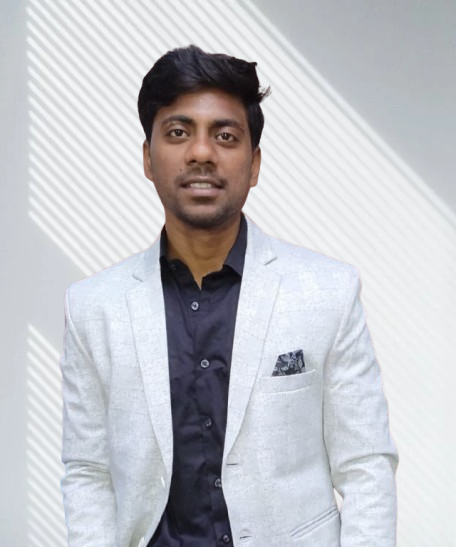
#> input picture source-photo.jpg, 456 x 547 px
$ python prep_photo_pillow.py
#> lines starting #> are read from the running program, lines starting #| are printed output that depends on the picture; after the words box and inside, x2 and y2 are one past the last pixel; in counts of white or black regions, pixels touching at a corner belong together
#!/usr/bin/env python3
"""
Enhanced: Prepare a portrait photo for clean ASCII conversion using PIL (Pillow) & NumPy.

New features:
- Configurable background detection threshold
- Multiple background detection methods (top, corners, edges, automatic)
- Output quality controls (DPI, format options)
- Better error handling and validation
- Debug mode with visualization
- Facial enhancement for better contrast preservation
"""
import os
import sys
import json
import argparse
from pathlib import Path
from typing import Tuple, Optional, Dict, Any

try:
    import numpy as np
    from PIL import Image, ImageOps, ImageEnhance, ImageFilter
except ImportError as e:
    print(f"Missing dependency: {e}. Install with: pip install pillow numpy", file=sys.stderr)
    sys.exit(1)


# Enhanced configuration
def detect_background_method(
    img: Image.Image,
    method: str = "auto",
    bg_threshold: int = 50
) -> np.ndarray:
    """Detect background pixels using specified method."""
    arr = np.array(img, dtype=np.float32)
    h, w, c = arr.shape

    if method == "top":
        # Original method: top 15 rows average
        bg_template = arr[:15, :, :].mean(axis=0)
        diff = arr - bg_template[np.newaxis, :, :]
        dist = np.linalg.norm(diff, axis=2)
        return np.where(dist < bg_threshold, 0, 255).astype(np.uint8)

    elif method == "corners":
        # Average corners (top-left, top-right, bottom-left, bottom-right)
        corners = np.concatenate([
            arr[:15, :15, :].mean(axis=(0, 1)),
            arr[:15, -15:, :].mean(axis=(0, 1)),
            arr[-15:, :15, :].mean(axis=(0, 1)),
            arr[-15:, -15:, :].mean(axis=(0, 1))
        ])
        bg_color = corners.mean(axis=0)
        diff = arr - bg_color[np.newaxis, np.newaxis, :]
        dist = np.linalg.norm(diff, axis=2)
        return np.where(dist < bg_threshold, 0, 255).astype(np.uint8)

    elif method == "edges":
        # Sample edge pixels (border)
        top = arr[:15, :, :].mean(axis=0)
        bottom = arr[-15:, :, :].mean(axis=0)
        left = arr[:, :15, :].mean(axis=0)
        right = arr[:, -15:, :].mean(axis=0)
        edge_avg = (top + bottom + left + right) / 4
        dist = np.linalg.norm(arr - edge_avg[np.newaxis, np.newaxis, :], axis=2)
        return np.where(dist < bg_threshold, 0, 255).astype(np.uint8)

    elif method == "auto":
        # Try multiple methods and select best result
        methods = ["top", "corners", "edges"]
        results = {}
        for m in methods:
            mask = detect_background_method(img, m, bg_threshold)
            # Score: prefer masks with more varied background detection
            bg_ratio = np.sum(mask == 0) / (h * w)
            if 0.1 < bg_ratio < 0.7:  # Reasonable background ratio
                results[m] = mask

        if results:
            # Return first successful method
            return list(results.values())[0]
        # Fallback to original method
        return detect_background_method(img, "top", bg_threshold)

    else:
        raise ValueError(f"Unknown background detection method: {method}")


def enhance_facial_features(
    gray_img: Image.Image,
    contrast: float = 1.45,
    sharpen: bool = False,
    clahe_clip: float = 2.0,
    clahe_grid: int = 8
) -> Image.Image:
    """Apply facial enhancement to prepared image."""
    from PIL import ImageOps

    # Apply CLAHE (Contrast Limited Adaptive Histogram Equalization) if available
    if hasattr(ImageOps, 'autocontrast'):
        # Standard PIL autocontrast
        enhanced = ImageOps.autocontrast(gray_img, cutoff=1)
    else:
        # Fallback
        enhanced = gray_img

    # Additional contrast enhancement
    enhancer = ImageEnhance.Contrast(enhanced)
    enhanced = enhancer.enhance(contrast)

    # Optional sharpening for crisp ASCII edges
    if sharpen:
        enhanced = enhanced.filter(ImageFilter.UnsharpMask(radius=1, percent=150, threshold=3))

    return enhanced


def process_image(
    input_path: str,
    output_path: str,
    bg_threshold: int = 50,
    bg_method: str = "auto",
    contrast: float = 1.45,
    sharpen: bool = False,
    dpi: int = 150,
    output_format: str = "PNG",
    preview: bool = False
) -> Dict[str, Any]:
    """Process image and return stats."""
#> called with input_path = 'scripts/../source-photo.jpg', output_path = 'scripts/../source-prepped.png', bg_threshold = 50, bg_method = 'auto', contrast = 1.45, sharpen = False, dpi = 150, output_format = 'PNG'
    if not os.path.exists(input_path):
        raise FileNotFoundError(f"Input file not found: {input_path}")

    img = Image.open(input_path).convert("RGB")
    orig_w, orig_h = img.size
#> orig_w = 456; orig_h = 547

    # Detect background
    mask_arr = detect_background_method(img, bg_method, bg_threshold)
#> the loop in detect_background_method, `for m in methods:` made 2 passes
#> bg_ratio on pass 1: 0.504
#> pass 1, in detect_background_method (call 2), `diff = arr - bg_template[np.newaxis, :, :]`:
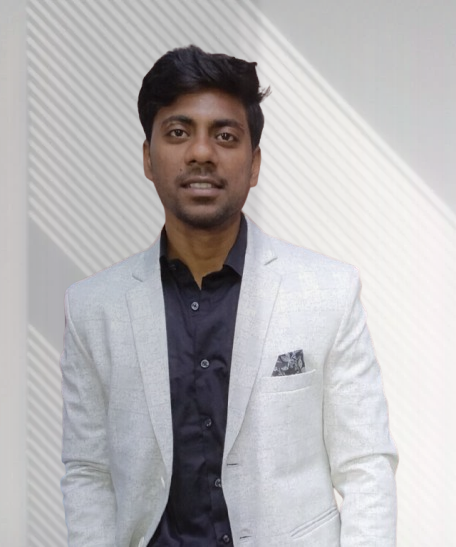
#> diff: shape (547, 456, 3) float32; mean R, G, B -7.4, -10, -7.9; drawn with min black and max white
#> pass 1, in detect_background_method (call 2), `dist = np.linalg.norm(diff, axis=2)`:
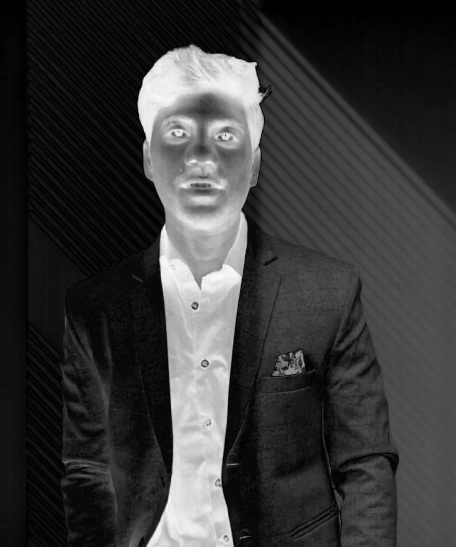
#> dist: shape (547, 456) float32; min 0, max 385.5, mean 86; drawn with min black and max white
#> pass 1, in detect_background_method, `mask = detect_background_method(img, m, bg_threshold)`:
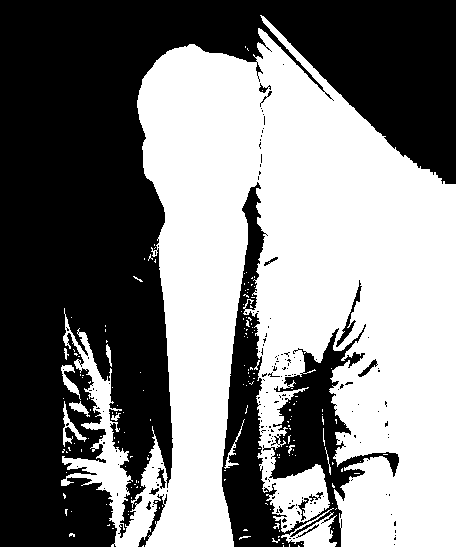
#> mask: shape (547, 456); 49.6% white; 172 white regions (157 under 20 px), largest, box (x1, y1, x2, y2) and area: (61, 15, 456, 547) 121269, (281, 508, 337, 547) 892, (63, 401, 87, 447) 273
#> after the loop in detect_background_method, `for m in methods:`: results = 1 item

    # Convert to grayscale and apply mask
    gray = img.convert("L")
    gray_arr = np.array(gray, dtype=np.float32)
    prepped_arr = np.where(mask_arr == 0, 255, gray_arr).astype(np.uint8)

    # Apply facial enhancement
    prepped_img = Image.fromarray(prepped_arr, mode="L")
    prepped_img = enhance_facial_features(prepped_img, contrast=contrast, sharpen=sharpen)

    # Prepare output
    os.makedirs(os.path.dirname(output_path) if os.path.dirname(output_path) else ".", exist_ok=True)

    save_kwargs = {}
    if output_format == "PNG":
        save_kwargs["optimize"] = True
        save_kwargs["compress_level"] = 6

    prepped_img.save(output_path, format=output_format, dpi=(dpi, dpi), **save_kwargs)

    # Stats
    stats = {
        "input": input_path,
        "output": output_path,
        "original_size": (orig_w, orig_h),
        "output_size": prepped_img.size,
        "bg_method": bg_method,
        "bg_threshold": bg_threshold,
        "output_format": output_format,
        "dpi": dpi,
    }

    return stats


def main():
    parser = argparse.ArgumentParser(
        description="Prepare portrait photo for ASCII conversion with enhanced background removal",
        formatter_class=argparse.RawDescriptionHelpFormatter,
        epilog="""
Background detection methods:
  top      - Average color from top rows (original method)
  corners  - Average corners pixels
  edges    - Sample edge pixels
  auto     - Try all methods, select best

Examples:
  %(prog)s input.jpg output.png
  %(prog)s --method corners --threshold 40 --contrast 1.6 input.jpg
  %(prog)s --sharpen --clahe input.jpg
        """
    )
    parser.add_argument("input", nargs="?", help="Input image path")
    parser.add_argument("output", nargs="?", help="Output image path")
    parser.add_argument("--method", "-m", default="auto",
                        choices=["auto", "top", "corners", "edges"],
                        help="Background detection method (default: auto)")
    parser.add_argument("--threshold", "-t", type=int, default=50,
                        help="Background detection threshold (default: 50)")
    parser.add_argument("--contrast", "-c", type=float, default=1.45,
                        help="Contrast enhancement factor (default: 1.45)")
    parser.add_argument("--sharpen", "-s", action="store_true",
                        help="Apply sharpening filter")
    parser.add_argument("--dpi", "-d", type=int, default=150,
                        help="Output DPI (default: 150)")
    parser.add_argument("--format", "-f", default="PNG", choices=["PNG", "JPEG"],
                        help="Output format (default: PNG)")
    parser.add_argument("--preview", "-p", action="store_true",
                        help="Show processing stats instead of saving")

    # Default paths from environment or hardcoded
    HERE = os.path.dirname(os.path.abspath(__file__))
    default_input = os.environ.get("PHOTO_INPUT", os.path.join(HERE, "..", "source-photo.jpg"))
    default_output = os.environ.get("PREPPED_OUTPUT", os.path.join(HERE, "..", "source-prepped.png"))

    parser.set_defaults(input=default_input, output=default_output)

    args = parser.parse_args()

    try:
        stats = process_image(
            args.input,
            args.output,
            bg_threshold=args.threshold,
            bg_method=args.method,
            contrast=args.contrast,
            sharpen=args.sharpen,
            dpi=args.dpi,
            output_format=args.format
        )

        if args.preview:
            print(json.dumps(stats, indent=2))
        else:
            print(f"Prepped image saved to {stats['output']}")
            print(f"  Original: {stats['original_size'][0]}x{stats['original_size'][1]}")
            print(f"  Method: {stats['bg_method']}, Threshold: {stats['bg_threshold']}")
            print(f"  Contrast: {stats['contrast']}, Sharpen: {stats['sharpen']}")

    except FileNotFoundError as e:
        print(f"Error: {e}", file=sys.stderr)
        sys.exit(1)
    except Exception as e:
        print(f"Error processing image: {e}", file=sys.stderr)
#> (the run stopped early here; a loop or call above may not have finished)

$ run again, with ph.jpeg copied over source-photo.jpg
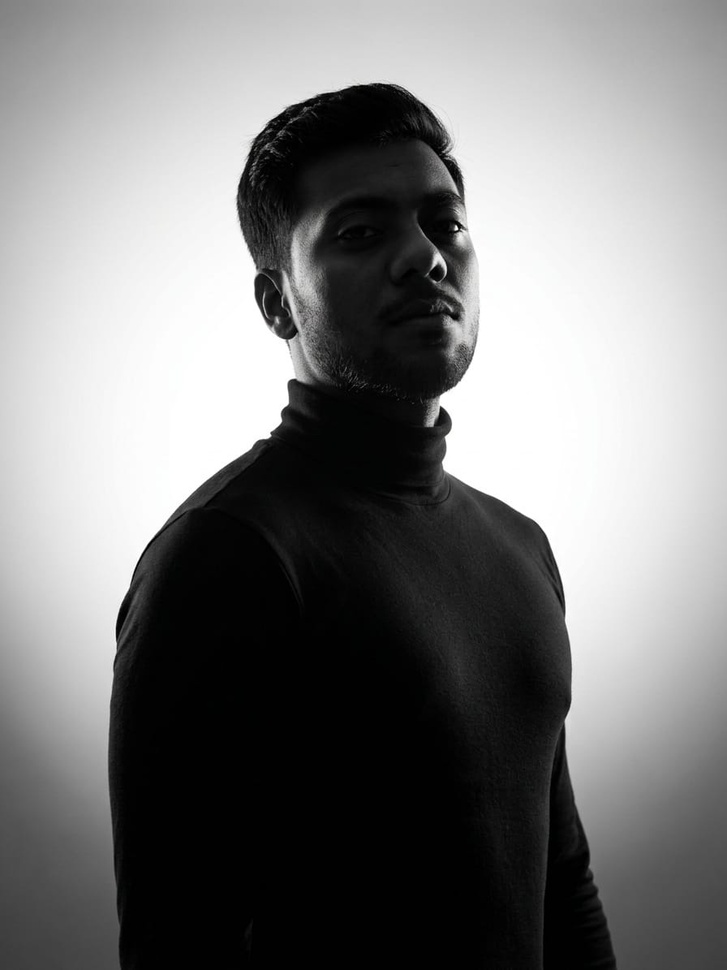
#> input picture ph.jpeg, 727 x 970 px, shrunk from 896 x 1195 before the run
#> in process_image, img is the input picture: PIL image 727x970 RGB; mean R, G, B 124.9, 124.9, 124.9
#> the loop in detect_background_method, `for m in methods:` made 2 passes
#> bg_ratio on pass 1: 0.145
#> pass 1, in detect_background_method (call 2), `dist = np.linalg.norm(diff, axis=2)`:
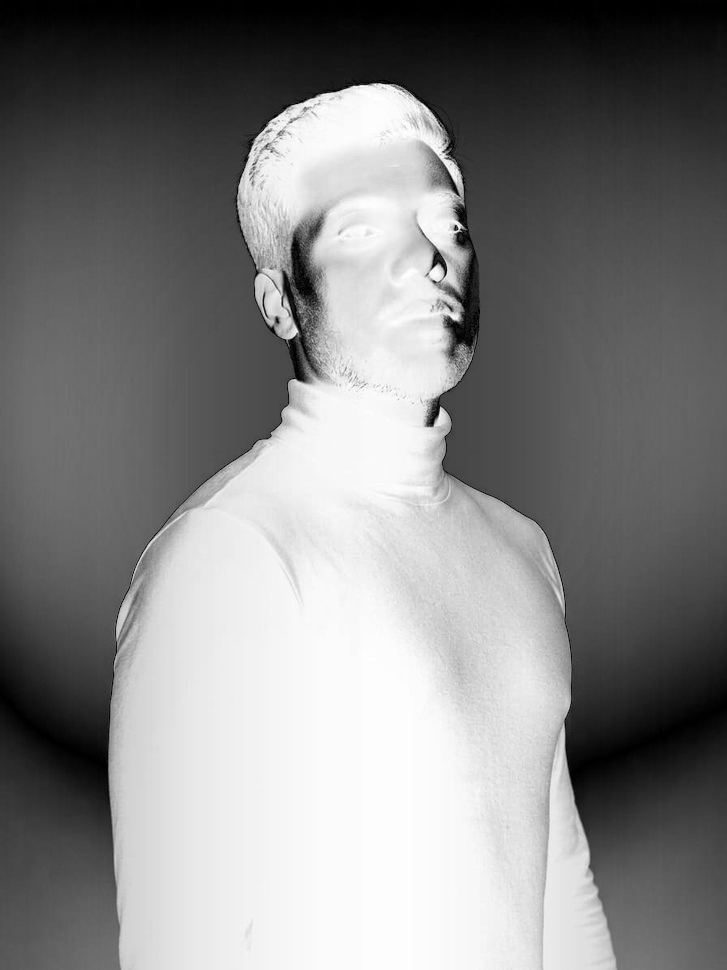
#> dist: shape (970, 727) float32; min 0, max 349.4, mean 179.9; drawn with min black and max white
#> pass 1, in detect_background_method, `mask = detect_background_method(img, m, bg_threshold)`:
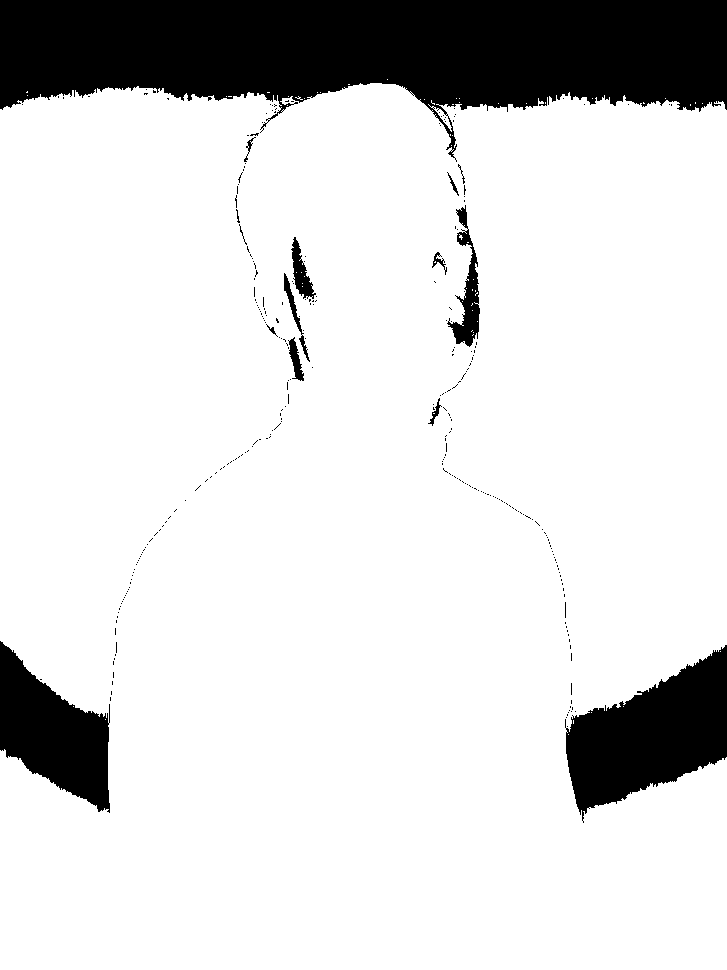
#> mask: shape (970, 727); 85.5% white; 302 black regions (287 under 20 px), largest, box (x1, y1, x2, y2) and area: (0, 0, 727, 162) 71631, (565, 645, 727, 823) 15825, (0, 641, 110, 813) 10354
#> after the loop in detect_background_method, `for m in methods:`: results = 1 item
